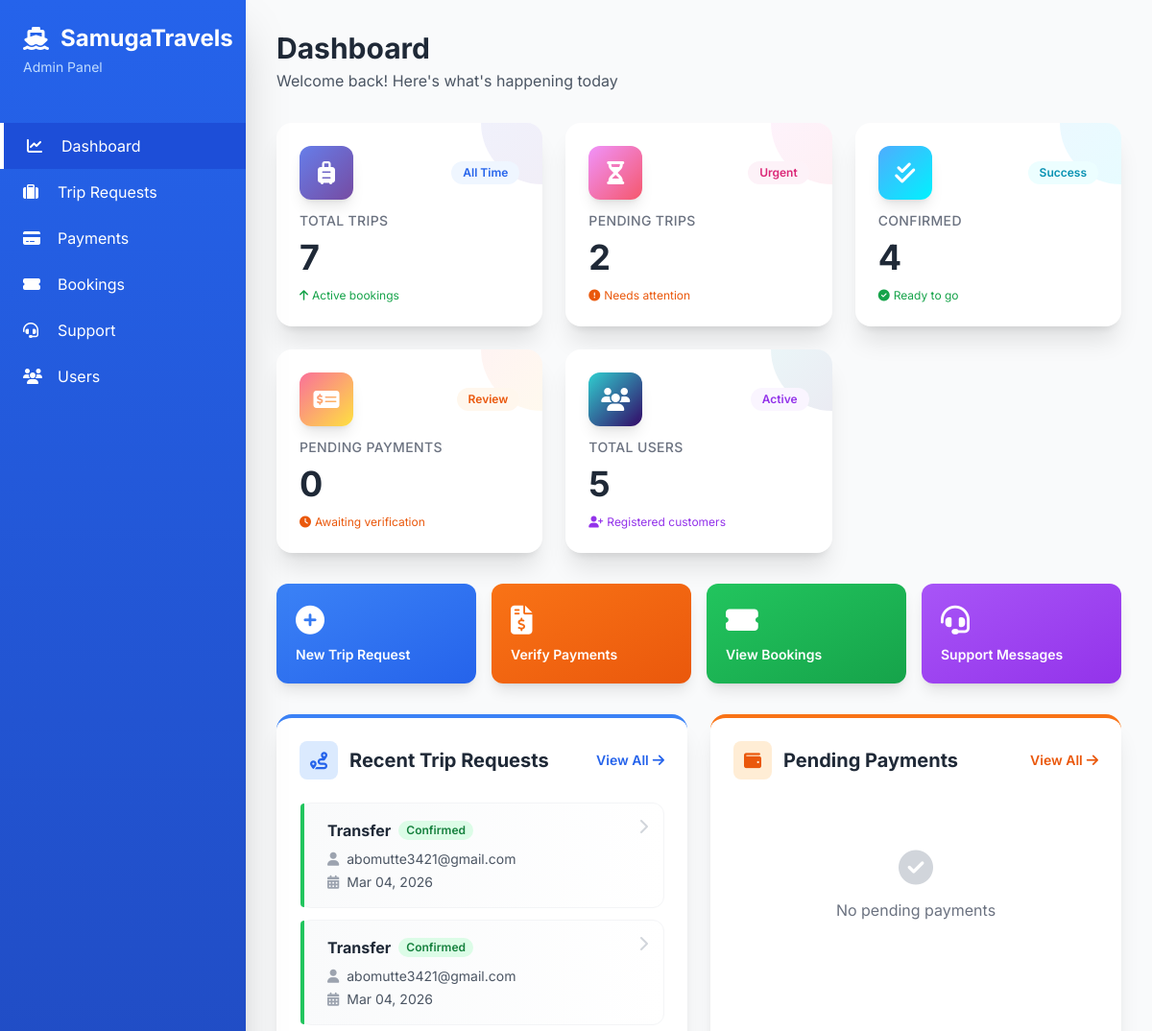
The app's page /api/admin-panel/dashboard/ (signed in, upper part), older data.
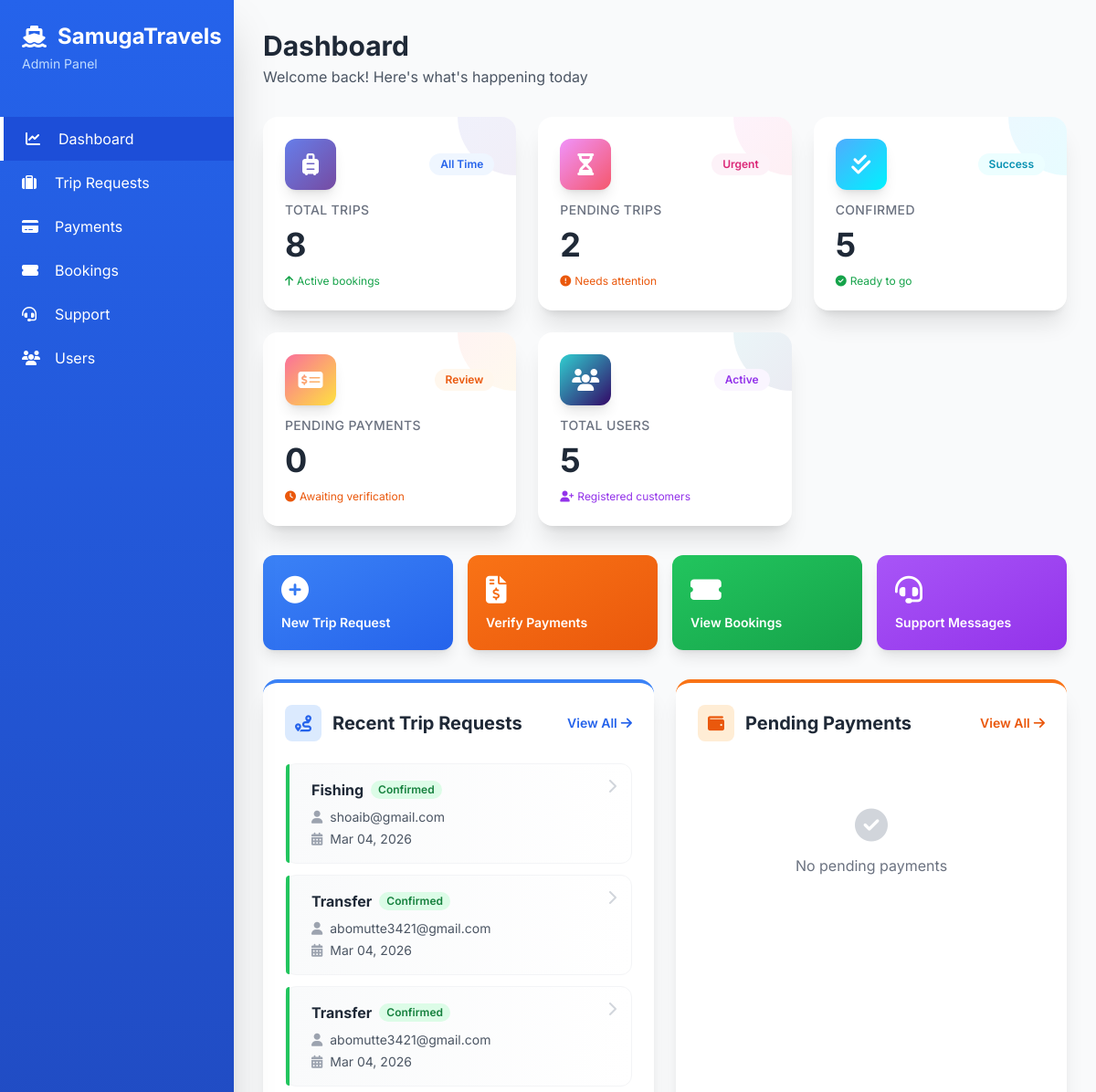
The same page, newer data.
### api/models.py (models this page shows, shortened)
class TripRequest(models.Model):
    TRIP_TYPES = [
        ('transfer', 'Transfer'),
        ('snorkeling', 'Snorkeling'),
        ('fishing', 'Fishing'),
        ('sandbank', 'Sandbank'),
        ('guesthouse_transfer', 'Guesthouse Transfer'),
    ]
    STATUS_CHOICES = [
        ('pending', 'Pending'),
        ('quoted', 'Quoted'),
        ('accepted', 'Accepted'),
        ('payment_pending', 'Payment Pending'),
        ('confirmed', 'Confirmed'),
        ('completed', 'Completed'),
        ('cancelled', 'Cancelled'),
    ]
    CURRENCY_CHOICES = [
        ('USD', 'US Dollar'),
        ('MVR', 'Maldivian Rufiyaa'),
    ]
    id = models.UUIDField(primary_key=True, default=uuid.uuid4, editable=False)
    user = models.ForeignKey(User, on_delete=models.CASCADE, related_name='trip_requests')
    trip_type = models.CharField(max_length=50, choices=TRIP_TYPES)
    pickup_location = models.CharField(max_length=255)
    destination = models.CharField(max_length=255)
    trip_date = models.DateField()
    trip_time = models.TimeField()
    passenger_count = models.IntegerField()
    special_notes = models.TextField(blank=True)
    preferred_currency = models.CharField(max_length=3, choices=CURRENCY_CHOICES, default='USD')
    status = models.CharField(max_length=50, choices=STATUS_CHOICES, default='pending')
    created_at = models.DateTimeField(auto_now_add=True)
    updated_at = models.DateTimeField(auto_now=True)

class User(AbstractUser):
    phone_number = models.CharField(max_length=20, unique=True, null=True, blank=True)
    otp = models.CharField(max_length=6, null=True, blank=True)
    otp_created_at = models.DateTimeField(null=True, blank=True)
    is_admin = models.BooleanField(default=False)
    profile_image = models.ImageField(upload_to='profile_images/', null=True, blank=True)

### api/admin_views.py (the view)
# urls.py: path('admin-panel/dashboard/', admin_dashboard, name='admin_dashboard'),
@login_required
@user_passes_test(is_admin)
def admin_dashboard(request):
    total_trips = TripRequest.objects.count()
    pending_trips = TripRequest.objects.filter(status='pending').count()
    confirmed_bookings = TripRequest.objects.filter(status='confirmed').count()
    pending_payments = Payment.objects.filter(status='pending').count()
    total_users = User.objects.filter(is_admin=False).count()
    recent_trips = TripRequest.objects.select_related('user').order_by('-created_at')[:10]
    pending_payment_list = Payment.objects.filter(status='pending').select_related('trip_request__user')[:5]
    recent_messages = SupportMessage.objects.filter(is_admin_reply=False, read=False).select_related('user')[:5]
    context = {
        'total_trips': total_trips,
        'pending_trips': pending_trips,
        'confirmed_bookings': confirmed_bookings,
        'pending_payments': pending_payments,
        'total_users': total_users,
        'recent_trips': recent_trips,
        'pending_payment_list': pending_payment_list,
        'recent_messages': recent_messages,
    }
    return render(request, 'admin_panel/dashboard.html', context)

### api/admin_views.py (called while the page is built)
def is_admin(user):
    return user.is_authenticated and user.is_admin

### api/templates/admin_panel/dashboard.html (shortened to what the changed rows need)
{% extends 'admin_panel/base.html' %}
{% block page_title %}Dashboard{% endblock %}
{% block content %}
<div class="grid grid-cols-1 sm:grid-cols-2 lg:grid-cols-3 xl:grid-cols-5 gap-4 sm:gap-6 mb-6 sm:mb-8">
    <div class="stat-card bg-white rounded-2xl shadow-xl overflow-hidden relative group">
        <div class="p-4 sm:p-6 relative z-10">
            <div class="flex items-center justify-between mb-3">
                <div class="w-12 h-12 sm:w-14 sm:h-14 gradient-blue rounded-xl flex items-center justify-center shadow-lg">
                </div>
                <span class="text-xs font-semibold text-blue-600 bg-blue-50 px-3 py-1 rounded-full">All Time</span>
            </div>
            <p class="text-gray-500 text-xs sm:text-sm font-medium uppercase tracking-wide">Total Trips</p>
            <p class="text-3xl sm:text-4xl font-bold text-gray-800 mt-2">{{ total_trips }}</p>
            <div class="mt-3 flex items-center text-xs text-green-600">
                <i class="fas fa-arrow-up mr-1"></i>
                <span>Active bookings</span>
            </div>
        </div>
    </div>
    <div class="stat-card bg-white rounded-2xl shadow-xl overflow-hidden relative group">
        <div class="p-4 sm:p-6 relative z-10">
            <div class="flex items-center justify-between mb-3">
                <div class="w-12 h-12 sm:w-14 sm:h-14 gradient-green rounded-xl flex items-center justify-center shadow-lg">
                </div>
                <span class="text-xs font-semibold text-cyan-600 bg-cyan-50 px-3 py-1 rounded-full">Success</span>
            </div>
            <p class="text-gray-500 text-xs sm:text-sm font-medium uppercase tracking-wide">Confirmed</p>
            <p class="text-3xl sm:text-4xl font-bold text-gray-800 mt-2">{{ confirmed_bookings }}</p>
            <div class="mt-3 flex items-center text-xs text-green-600">
                <i class="fas fa-check-circle mr-1"></i>
                <span>Ready to go</span>
            </div>
        </div>
    </div>
</div>
<div class="grid grid-cols-1 lg:grid-cols-2 gap-4 sm:gap-6">
    <div class="bg-white rounded-2xl shadow-xl p-4 sm:p-6 border-t-4 border-blue-500">
        <div class="space-y-3">
            {% for trip in recent_trips %}
            <div class="group relative bg-gradient-to-r from-gray-50 to-white border border-gray-100 p-4 rounded-xl hover:shadow-lg transition-all duration-300 hover:border-blue-200">
                <div class="absolute left-0 top-0 bottom-0 w-1 {% if trip.status == 'pending' %}bg-yellow-500{% elif trip.status == 'confirmed' %}bg-green-500{% else %}bg-blue-500{% endif %} rounded-l-xl"></div>
                <div class="flex justify-between items-start ml-3">
                    <div class="flex-1">
                        <div class="flex items-center gap-2 mb-2">
                            <span class="font-bold text-gray-800 text-sm sm:text-base">{{ trip.trip_type|title }}</span>
                            <span class="px-2 py-0.5 rounded-full text-xs font-semibold {% if trip.status == 'pending' %}bg-yellow-100 text-yellow-700{% elif trip.status == 'confirmed' %}bg-green-100 text-green-700{% else %}bg-blue-100 text-blue-700{% endif %}">
                                {{ trip.status|title }}
                            </span>
                        </div>
                        <p class="text-xs sm:text-sm text-gray-600 flex items-center mb-1">
                            <i class="fas fa-user mr-2 text-gray-400"></i>{{ trip.user.email|truncatechars:30 }}
                        </p>
                        <p class="text-xs sm:text-sm text-gray-600 flex items-center">
                            <i class="fas fa-calendar-alt mr-2 text-gray-400"></i>{{ trip.trip_date|date:"M d, Y" }}
                        </p>
                    </div>
                    <i class="fas fa-chevron-right text-gray-300 group-hover:text-blue-500 group-hover:translate-x-1 transition-all"></i>
                </div>
            </div>
            {% empty %}
            <div class="text-center py-12">
                <i class="fas fa-inbox text-gray-300 text-4xl mb-3"></i>
                <p class="text-gray-500">No recent trips</p>
            </div>
            {% endfor %}
        </div>
    </div>
</div>
{% endblock %}

Row changes from the older to the newer data that the page shows:
added TripRequest: trip_type "Fishing", status "Confirmed", user.email "shoaib@gmail.com", trip_date "Mar 04, 2026"
Text that changed along with them:
{{ total_trips }}: "7" → "8"
{{ confirmed_bookings }}: "4" → "5"
